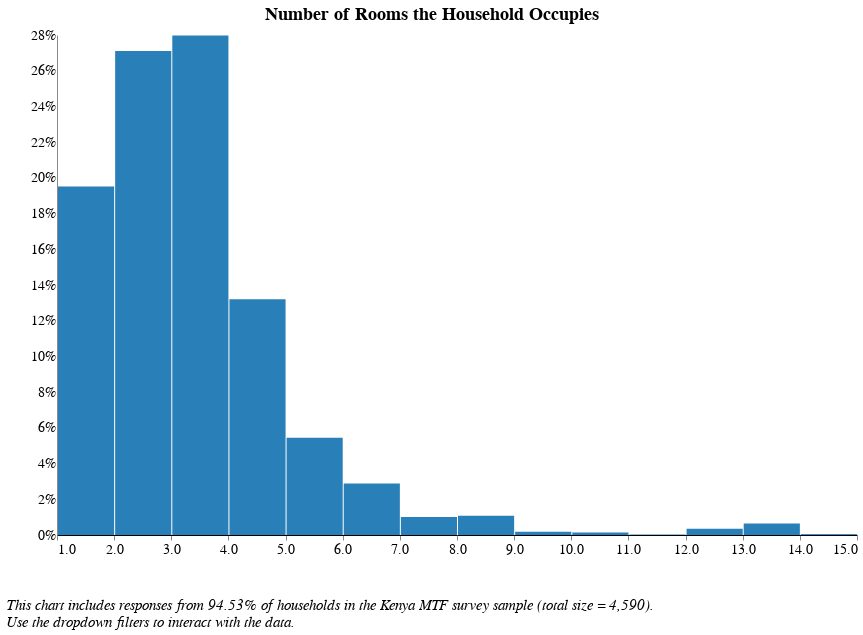

This figure's notebook cell:
### Code cell
# How many years have you lived in this community?
alt.data_transformers.disable_max_rows()
source1 = module4[module4[['b_b_9']].notnull().all(1)]

c_1 = source1['b_b_9'] != 'NaN'
c_2 = source1['elc_aggr_tier'] != 'NaN'

source = source1[conjunction(c_1,c_2)]
df = source[['elc_aggr_tier','b_b_9', 'locality_ur']]

tiers = [None, 'Tier 0', 'Tier 1', 'Tier 2', 'Tier 3', 'Tier 4', 'Tier 5']
tier_labels = ['All Tiers', 'Tier 0', 'Tier 1', 'Tier 2', 'Tier 3', 'Tier 4', 'Tier 5']
tier_dropdown=alt.binding_select(options=tiers, 
                                 labels = tier_labels, 
                                 name = "Electricity Tier  ")
tier_select=alt.selection_single(fields=['elc_aggr_tier'],
                                bind=tier_dropdown)

chart = alt.Chart(df).transform_joinaggregate(
    total='count(*)'
).transform_calculate(
    pct='1 / datum.total'
).mark_bar(color = '#2980B9'
).encode(
    alt.X("b_b_9:Q", 
          bin=alt.Bin(extent=[1, 15], step=1), 
          scale = alt.Scale(domain=(1,15),clamp = True),
         axis = alt.Axis(title = " ")),
    alt.Y('sum(pct):Q', axis=alt.Axis(format='%'), title = " "),
    tooltip = [alt.Tooltip('b_b_9:N', title = "Response (Binned)"), 
               alt.Tooltip('sum(pct):Q', format = '.2%', title = "Percentage")]
).transform_bin(
    "mbin",
    field="m",
    bin=alt.Bin(maxbins=20)
).add_selection(
    locality_select
).transform_filter(
    locality_select
).add_selection(
    tier_select
).transform_filter(
    tier_select 
).properties(
    height = 500,
    width = 800
)

chart = chart.properties(
    title={
      "text": ["Number of Rooms the Household Occupies"],
      "color": "black",
        "font": 'Times New Roman'
    }
)

final = alt.concat(chart,
    title=alt.TitleParams(
        ['', '',  
         'This chart includes responses from 94.53% of households in the Kenya MTF survey sample (total size = 4,590).',
         'Use the dropdown filters to interact with the data.'],
        baseline='bottom',
        orient='bottom',
        anchor='start',
        font = 'Times New Roman',
        fontWeight='normal',
        fontStyle = "italic",
        fontSize=15)
)

final = final.configure(font = 'Times New Roman')
final

### Figure 1 — Vega-Lite specification as saved in the notebook (floating-point values rounded to 4 significant figures; data arrays with more than 128 entries replaced by an {"elided": "..."} marker saying what was removed)
{"width": 800, "height": 400, "config": {"title": {"fontSize": 18, "font": "Times New Roman", "anchor": "center", "fontColor": "#000000"}, "axisX": {"domain": true, "domainColor": "#000000", "grid": false, "labelFont": "Times New Roman", "labelFontSize": 14, "titleFont": "Times New Roman", "titleFontSize": 14, "titleFontWeight": "normal", "title": "X Axis Title (units)"}, "axisY": {"domain": true, "grid": false, "gridColor": "#DEDDDD", "gridWidth": 1, "labelFont": "Times New Roman", "labelFontSize": 14, "labelAngle": 0, "ticks": false, "titleFont": "Times New Roman", "titleFontSize": 14, "titleFontWeight": "normal", "titlePadding": 10, "title": "Y Axis Title (units)"}, "range": {"category": ["#2980B9", "#003366", "#FFAE19", "#D68910", "#E67E22", "#D35400", "#FF4500", "#FF6162", "#438B28", "#45B39D", "#99ADC1", "#212F3C"]}, "legend": {"labelFont": "Times New Roman", "labelFontSize": 14, "symbolType": "square", "symbolSize": 100, "titleFont": "Times New Roman", "titleFontSize": 14, "titleFontWeight": "normal", "title": "Legend", "orient": "right", "offset": 0}, "tooltip": {"font": "Open Sans"}, "view": {"stroke": "transparent", "text": {"font": "Times New Roman", "color": ["#2980B9", "#003366", "#FFAE19", "#D68910", "#E67E22", "#D35400", "#FF4500", "#FF6162", "#438B28", "#45B39D", "#99ADC1", "#212F3C"], "fontSize": 14, "align": "right", "fontWeight": 400, "size": 14}, "bar": {"size": 40, "binSpacing": 1, "continuousBandSize": 30, "discreteBandSize": 30, "fill": ["#2980B9", "#003366", "#FFAE19", "#D68910", "#E67E22", "#D35400", "#FF4500", "#FF6162", "#438B28", "#45B39D", "#99ADC1", "#212F3C"], "stroke": false}}, "font": "Times New Roman"}, "concat": [{"mark": {"type": "bar", "color": "#2980B9"}, "encoding": {"tooltip": [{"type": "nominal", "field": "b_b_9", "title": "Response (Binned)"}, {"type": "quantitative", "aggregate": "sum", "field": "pct", "format": ".2%", "title": "Percentage"}], "x": {"type": "quantitative", "axis": {"title": " "}, "bin": {"extent": [1, 15], "step": 1}, "field": "b_b_9", "scale": {"clamp": true, "domain": [1, 15]}}, "y": {"type": "quantitative", "aggregate": "sum", "axis": {"format": "%"}, "field": "pct", "title": " "}}, "height": 500, "selection": {"selector006": {"type": "single", "fields": ["locality_ur"], "bind": {"input": "select", "options": [null, "Urban", "Rural"], "labels": ["National", "Urban", "Rural"], "name": "Locality Breakdown  "}}, "selector008": {"type": "single", "fields": ["elc_aggr_tier"], "bind": {"input": "select", "options": [null, "Tier 0", "Tier 1", "Tier 2", "Tier 3", "Tier 4", "Tier 5"], "labels": ["All Tiers", "Tier 0", "Tier 1", "Tier 2", "Tier 3", "Tier 4", "Tier 5"], "name": "Electricity Tier  "}}}, "title": {"text": ["Number of Rooms the Household Occupies"], "color": "black", "font": "Times New Roman"}, "transform": [{"joinaggregate": [{"op": "count", "field": "*", "as": "total"}]}, {"calculate": "1 / datum.total", "as": "pct"}, {"bin": {"maxbins": 20}, "field": "m", "as": "mbin"}, {"filter": {"selection": "selector006"}}, {"filter": {"selection": "selector008"}}], "width": 800}], "data": {"name": "data-c76a1609e19de4cacc68ae800d178496"}, "title": {"text": ["", "", "This chart includes responses from 94.53% of households in the Kenya MTF survey sample (total size = 4,590).", "Use the dropdown filters to interact with the data."], "anchor": "start", "baseline": "bottom", "font": "Times New Roman", "fontSize": 15, "fontStyle": "italic", "fontWeight": "normal", "orient": "bottom"}, "$schema": "https://vega.github.io/schema/vega-lite/v4.8.1.json", "datasets": {"data-c76a1609e19de4cacc68ae800d178496": {"elided": "4339 records"}}}
